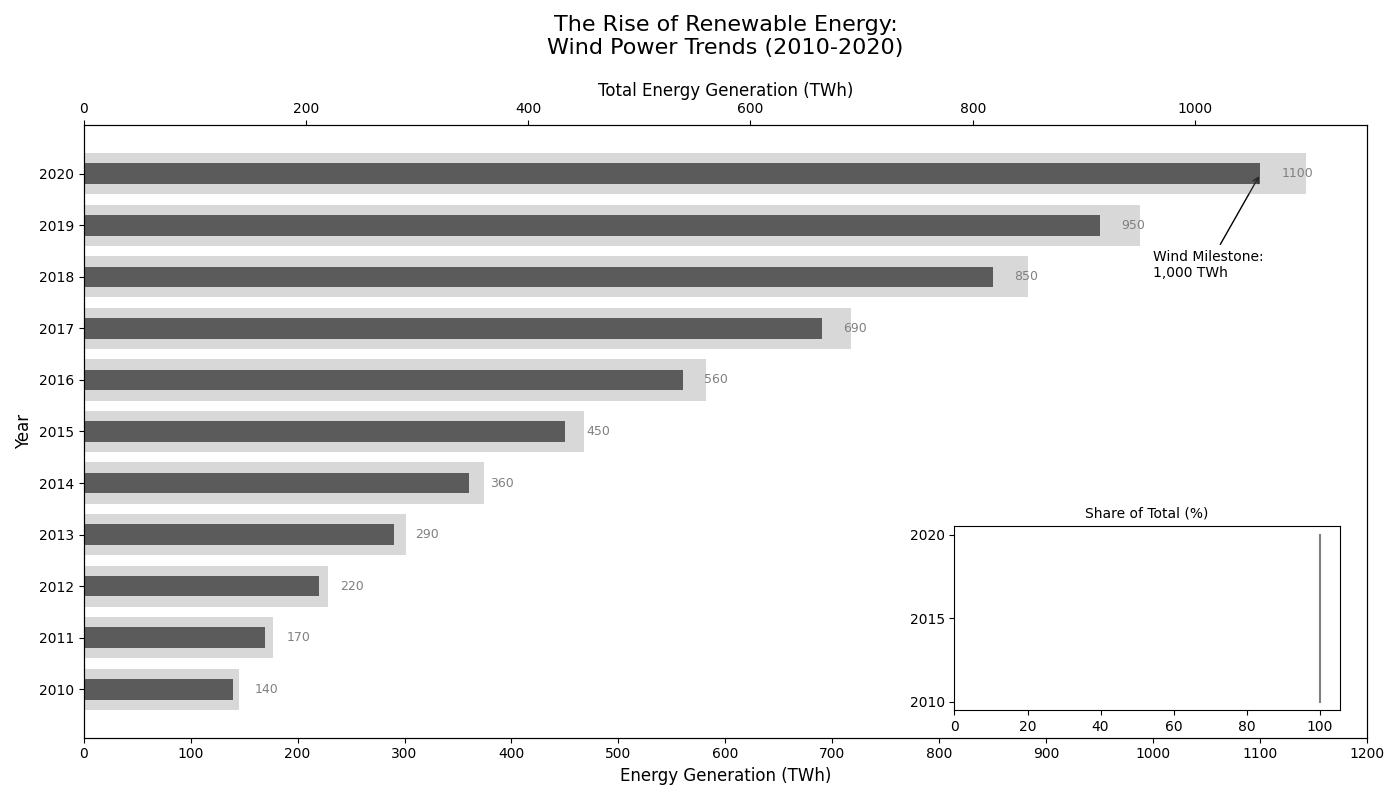

Write the Python code that produced this figure.
import matplotlib.pyplot as plt
import numpy as np
from mpl_toolkits.axes_grid1.inset_locator import inset_axes

years = np.arange(2010, 2021)
wind_power = np.array([140, 170, 220, 290, 360, 450, 560, 690, 850, 950, 1100])
total_power = wind_power
wind_percentage = 100

fig, ax = plt.subplots(figsize=(14, 8))

ax.barh(years, wind_power, height=0.4, color='black', alpha=0.7)

ax.set_title('The Rise of Renewable Energy:\nWind Power Trends (2010-2020)', fontsize=16, pad=20)
ax.set_xlabel('Energy Generation (TWh)', fontsize=12)
ax.set_ylabel('Year', fontsize=12)
ax.set_yticks(years)
ax.set_xticks(np.arange(0, 1201, 100))

ax.annotate('Wind Milestone:\n1,000 TWh', xy=(1100, 2020), xytext=(1000, 2018),
            arrowprops=dict(facecolor='black', arrowstyle='->'),
            fontsize=10, color='black')

for i, y_wind in enumerate(wind_power):
    ax.text(y_wind + 20, years[i], f'{y_wind}', va='center', fontsize=9, color='gray')

ax2 = ax.twiny()
ax2.barh(years, total_power, height=0.8, color='gray', alpha=0.3)
ax2.set_xlabel('Total Energy Generation (TWh)', fontsize=12)

ax_inset = inset_axes(ax, width="30%", height="30%", loc='lower right', borderpad=2)
ax_inset.plot([wind_percentage] * len(years), years, color='gray', linewidth=1.5)
ax_inset.set_title('Share of Total (%)', fontsize=10)
ax_inset.set_yticks([2010, 2015, 2020])
ax_inset.set_xticks(np.arange(0, 101, 20))

plt.tight_layout()

plt.show()
